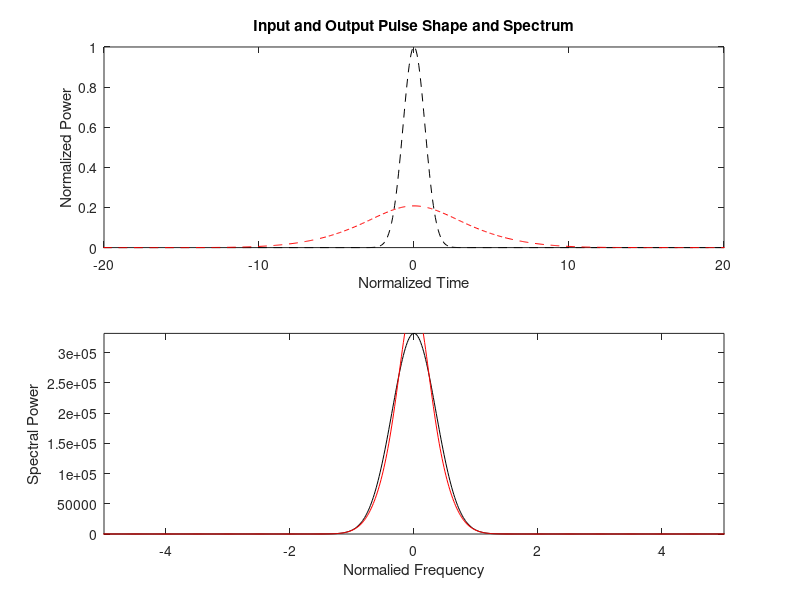

Source code (MATLAB):
% This code solves the NLS equation with the split-step method
% idu/dz-sgn(beta2)/2d^2u/d(tau)^2+N^2*|u|^2*u=0

%--Specify input parameters
clear all;%
distance=2;
beta2=-1;
N=1;%soliton order
mshape=1;
chirp0=3;%input pulse chirp(default value)

%---set simulation parameters
nt=1024;Tmax=32; %FFT points and window size
step_num=round(20*distance*N^2);
deltaz=distance/step_num; %step size in z
dtau=(2*Tmax)/nt; %step size in tau

%---tau and omega arrays
tau=(-nt/2:nt/2-1)*dtau; %temporal grid
omega=(pi./Tmax).*[(0:nt/2-1) (-nt/2:-1)];%frequency grid

%---Input Field profile
if mshape==0
    uu=sech(tau).*exp(-0.5i*chirp0*tau.^2); % soliton
else
    uu=exp(-0.5*(1+1i*chirp0).*tau.^(2*mshape));
end

%---Plot input pulse shape and spectrum
temp=fftshift(fft(uu)).*(nt*dtau)/sqrt(2*pi); % spectrum
figure; subplot(2,1,1);
    plot(tau,abs(uu).^2,'--k');hold on;
    axis([-20 20 0 inf]);
    xlabel('Normalized Time');
    ylabel('Normalized Power');
    title('Input and Output Pulse Shape and Spectrum');
    subplot(2,1,2);
    plot(fftshift(omega)./(2.*pi),(abs(temp)).^2,'k');hold on;
    axis([-5 5 0 inf]);
    xlabel('Normalied Frequency');
    ylabel('Spectral Power');

%--store dispersive phase shifts to speedup code
dispersion=exp(1i*0.5*beta2*omega.^2*deltaz);
hhz=1i*N^2*deltaz; %nonlinear phase factor

%*************[Beginning of MAIN LOOP]**************
%scheme:1/2N->D->1/2N ;first step nonlinear
temp=uu.*exp(abs(uu).^2*hhz/2); %note hhz/2
for n=1:step_num 
    f_temp=fft(temp).*dispersion;
    uu=ifft(f_temp);
    temp=uu.*exp(abs(uu).^2*hhz);
end
uu=temp.*exp(-abs(uu).^2*hhz/2);
temp=fftshift(fft(uu)).*(nt*dtau)/sqrt(2*pi); %Final spectrum

%**************[End of MAIN Loop]**********************
%---Plot output pulse shape and spectrum

subplot(2,1,1)
plot(tau,abs(uu).^2,'--r')
subplot(2,1,2)
plot(fftshift(omega)./(2.*pi),abs(temp).^2,'r')